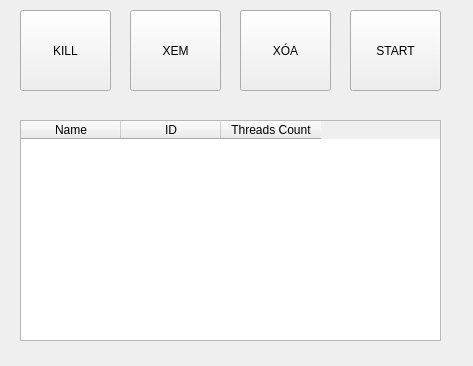
<?xml version="1.0" encoding="UTF-8"?>
<ui version="4.0">
 <class>List_Design</class>
 <widget class="QWidget" name="List_Design">
  <property name="geometry">
   <rect>
    <x>0</x>
    <y>0</y>
    <width>473</width>
    <height>366</height>
   </rect>
  </property>
  <property name="windowTitle">
   <string>Form</string>
  </property>
  <widget class="QPushButton" name="kill_Button">
   <property name="geometry">
    <rect>
     <x>20</x>
     <y>10</y>
     <width>91</width>
     <height>81</height>
    </rect>
   </property>
   <property name="text">
    <string>KILL</string>
   </property>
  </widget>
  <widget class="QPushButton" name="view_Button">
   <property name="geometry">
    <rect>
     <x>130</x>
     <y>10</y>
     <width>91</width>
     <height>81</height>
    </rect>
   </property>
   <property name="text">
    <string>XEM</string>
   </property>
  </widget>
  <widget class="QPushButton" name="delete_Button">
   <property name="geometry">
    <rect>
     <x>240</x>
     <y>10</y>
     <width>91</width>
     <height>81</height>
    </rect>
   </property>
   <property name="text">
    <string>XÓA</string>
   </property>
  </widget>
  <widget class="QPushButton" name="start_Button">
   <property name="geometry">
    <rect>
     <x>350</x>
     <y>10</y>
     <width>91</width>
     <height>81</height>
    </rect>
   </property>
   <property name="text">
    <string>START</string>
   </property>
  </widget>
  <widget class="QTableWidget" name="tableWidget">
   <property name="geometry">
    <rect>
     <x>20</x>
     <y>120</y>
     <width>421</width>
     <height>221</height>
    </rect>
   </property>
   <column>
    <property name="text">
     <string>Name</string>
    </property>
   </column>
   <column>
    <property name="text">
     <string>ID</string>
    </property>
   </column>
   <column>
    <property name="text">
     <string>Threads Count</string>
    </property>
   </column>
  </widget>
 </widget>
 <resources/>
 <connections/>
</ui>
